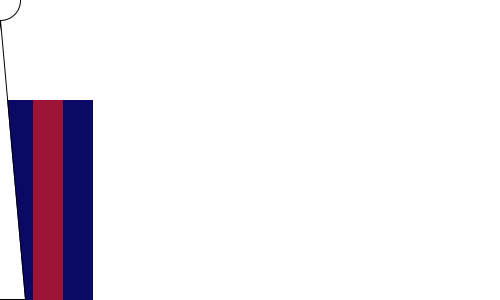
Frame 1 (no input)
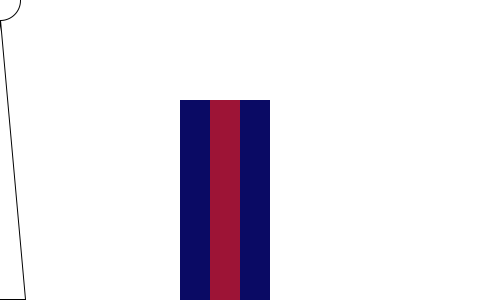
Frame 60 (the mouse pressed at the canvas centre just before this capture)
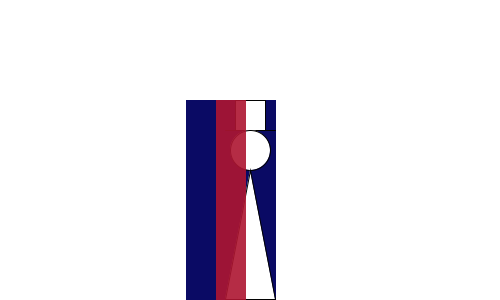
Frame 120 (the mouse held since frame 60 and released just before this capture)

The Processing sketch that drew these frames (run headless with seeded random() and noise(); from frame 60 on, the mouse is pressed at the canvas centre):

// Processing sketch: A3
// ── A3.pde
void setup() {
  size(500, 300);
}
float stripeS = 3; // speed
float stripeX = 0; // position of the stripe
int stripeY = 100; // height of X


void draw() {
  background(255);

  stripeX = stripeX + stripeS;

  stripeX = stripeX % width;

  // draw blue stripes (one background) 
  noStroke();
  fill(10, 10, 100); // blue
  quad(stripeX, stripeY, stripeX + 90, stripeY, stripeX + 90, 300, stripeX, 300);

  fill(255);
  stroke(1);
  // hat
  rect(mouseX - 15, mouseY - 50, 30, 30);
  line(mouseX - 25, mouseY - 20, mouseX + 25, mouseY - 20);

  // head
  ellipse(mouseX, mouseY, 40, 40);

  // neck
  triangle(mouseX, mouseY + 20, mouseX - 25, 299, mouseX + 25, 299);


  // red stripe on top
  noStroke();
  fill(173, 21, 49, 230); // red
  quad(stripeX + 30, stripeY, stripeX + 60, stripeY, stripeX + 60, 300, stripeX + 30, 300);
}

void keyPressed() {

  stripeY =int(random(100, 300));
}

void mousePressed() {

  stripeS = 0.1;
}

void mouseReleased() {

  stripeS = 3;
}
